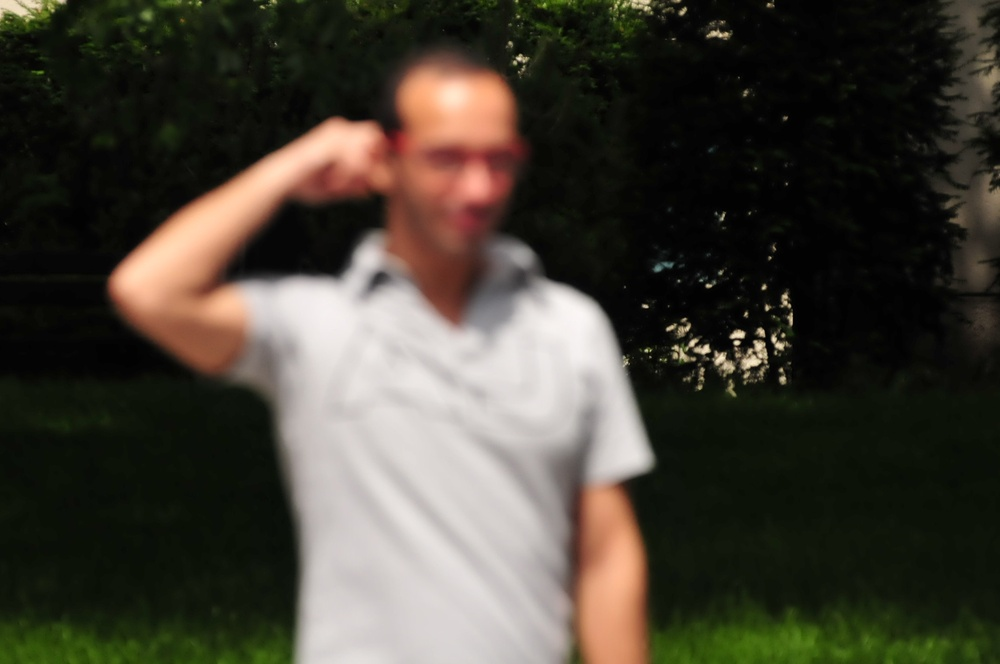
%> input picture Coursework Image Video/Image2.JPG, 1000 x 664 px, shrunk from 2144 x 1424 before the run
$ octave two.m   (GNU Octave 9; MATLAB toolbox functions it lacks are replaced by stand-ins)
%> lines starting %> are read from the running program, lines starting %| are printed output that depends on the picture; long printed decimals are rounded
clear; clc; close all;
addpath("C:\Users\acer\Desktop\Matlab Final\Coursework Image Video");

%% --------------------------------------------------------------------

img = imread("Image2.JPG");
%> img is the input picture: size 664x1000x3 uint8; mean R, G, B 68.5, 64, 53.7

img = im2double(img);
%> img: size 664x1000x3 double

sharp = imsharpen(img, "Radius", 2, "Amount", 1.2);
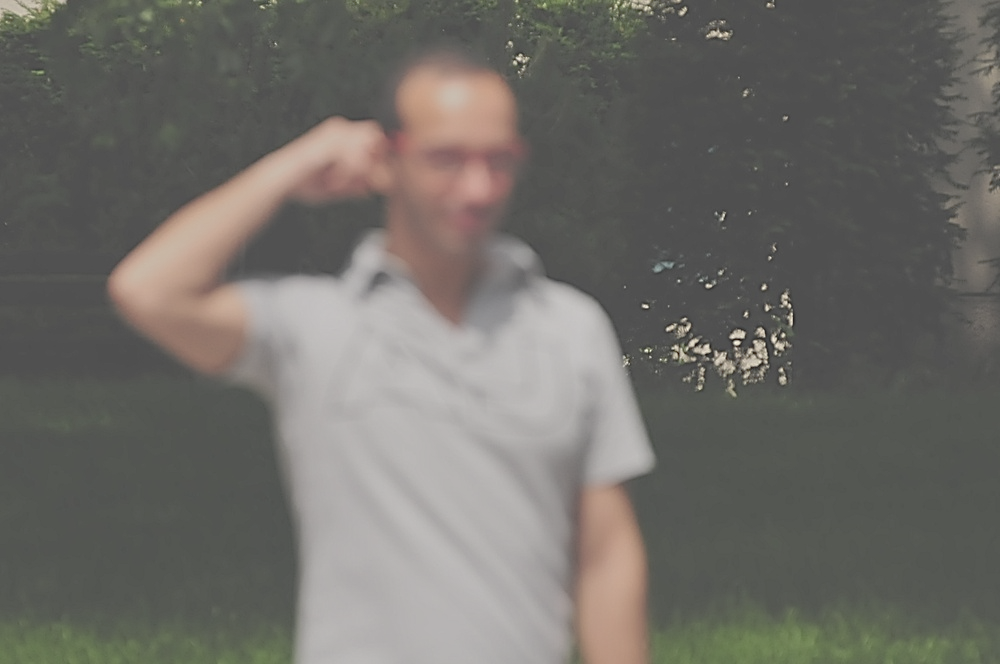
%> sharp: size 664x1000x3 double; mean R, G, B 0.268, 0.251, 0.21; drawn with min black and max white
lab = rgb2lab(sharp);
%> lab: size 664x1000x3 double; mean of channels 1, 2, 3 25.5, 0.1, 6.3

L = lab(:,:,1) / 100;
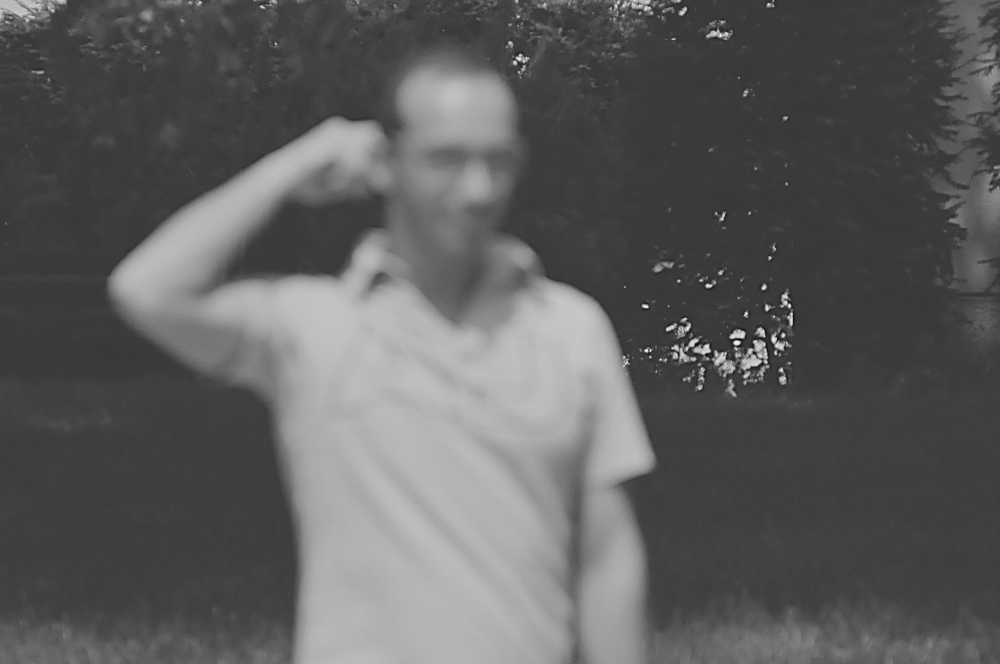
%> L: size 664x1000 double; min -0.391, max 1.36, mean 0.255; drawn with min black and max white

L = adapthisteq(L);
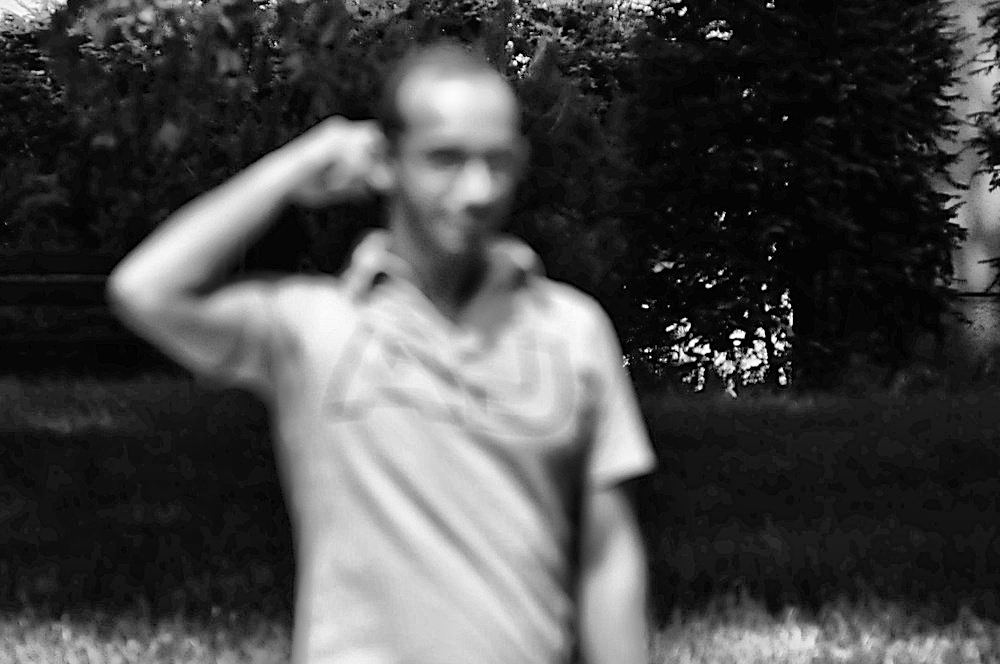
%> L: size 664x1000 double; min 0, max 1, mean 0.289

lab(:,:,1) = L * 100;
%> lab: size 664x1000x3 double; mean of channels 1, 2, 3 28.9, 0.1, 6.3

enhanced = lab2rgb(lab);
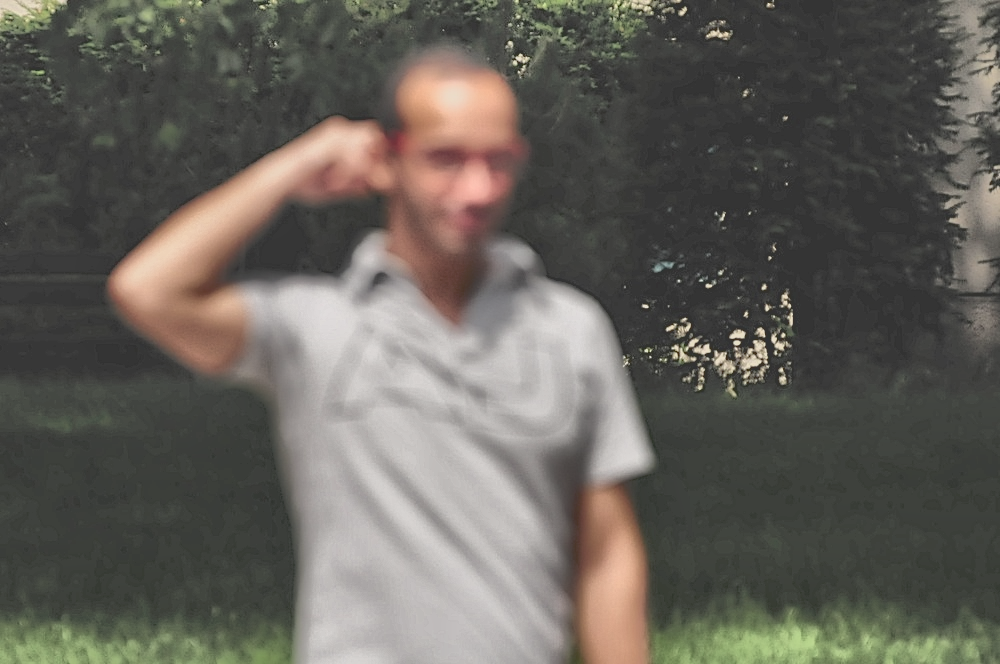
%> enhanced: size 664x1000x3 double; mean R, G, B 0.3, 0.281, 0.243; drawn with min black and max white
final = imbilatfilt(enhanced, 0.03, 5);
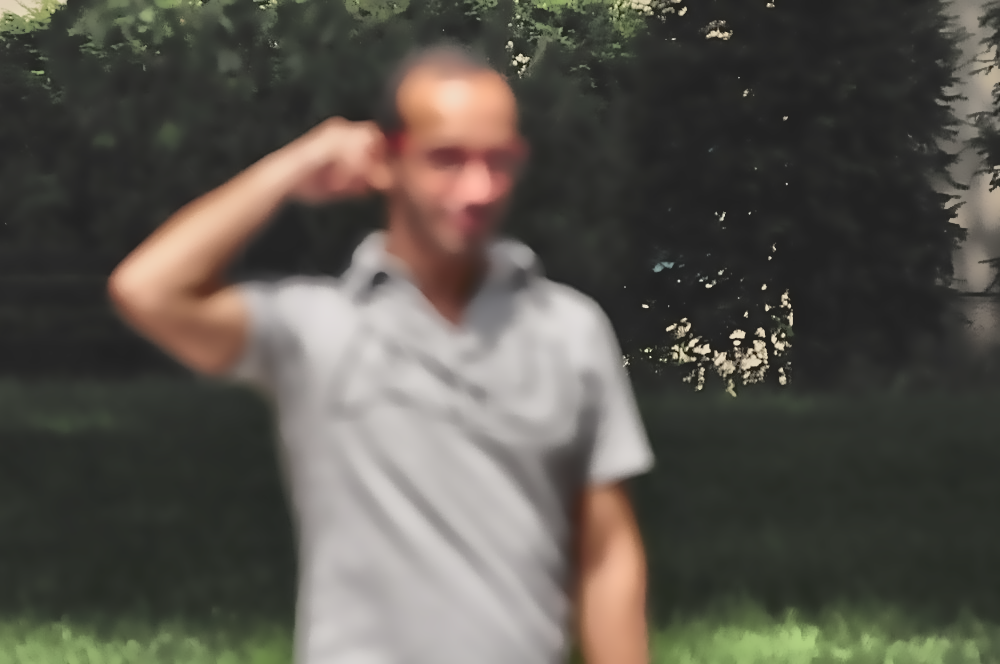
%> final: size 664x1000x3 double; mean R, G, B 0.3, 0.281, 0.243; mean of the top-left, top-right, bottom-left and bottom-right quarters 0.296, 0.134, 0.397, 0.271; drawn with min black and max white

figure;
subplot(1,2,1);
imshow(img);
title("Original Image");
subplot(1,2,2);
imshow(final);
title("Enhanced Image");

% Histogram comparison
figure;
subplot(1,3,1);
imhist(img(:,:,1));
subplot(1,3,2);
imhist(img(:,:,2));
subplot(1,3,3);
imhist(img(:,:,3));
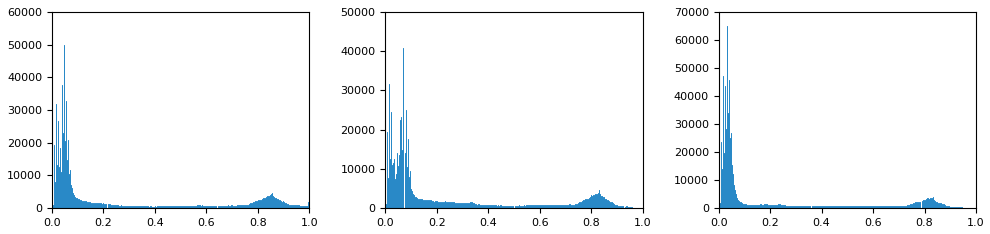
%> figure redrawn from the program's plot data, 3 panels; panel 1: highest point at x = 0.0471, y = 50018; panel 2: highest point at x = 0.0706, y = 40900; panel 3: highest point at x = 0.0314, y = 64995

figure;
subplot(1,3,1);
imhist(final(:,:,1));
subplot(1,3,2);
imhist(final(:,:,2));
subplot(1,3,3);
imhist(final(:,:,3));
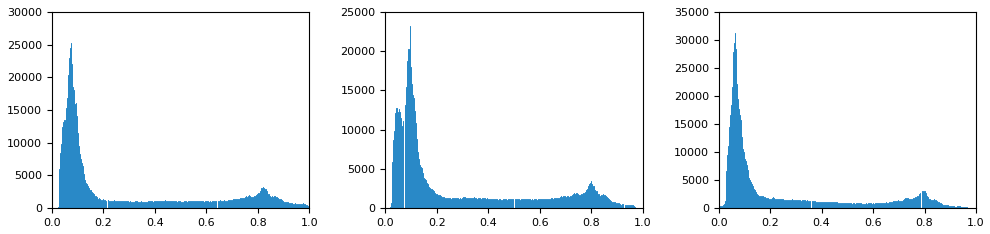
%> figure redrawn from the program's plot data, 3 panels; panel 1: highest point at x = 0.0745, y = 25233; panel 2: highest point at x = 0.0941, y = 23157; panel 3: highest point at x = 0.0627, y = 31335

% PSNR
[peaksnr, ~] = psnr(uint8(final), uint8(img));
%> peaksnr = 62.11
disp("PSNR: " + peaksnr);
%| PSNR: 62.1103

% Contrast
contrast_original = std2(rgb2gray(img));
%> contrast_original = 0.303
contrast_enhanced = std2(rgb2gray(final));
%> contrast_enhanced = 0.282
disp("Contrast: " + contrast_original);
%| Contrast: 0.3027
disp("Enhanced Contrast: " + contrast_enhanced);
%| Enhanced Contrast: 0.282

%% --------------------------------------------------------------------

if ~exist("output", "dir")
    mkdir("output")
end


imwrite(final, fullfile("output", "Image2.JPG"))
